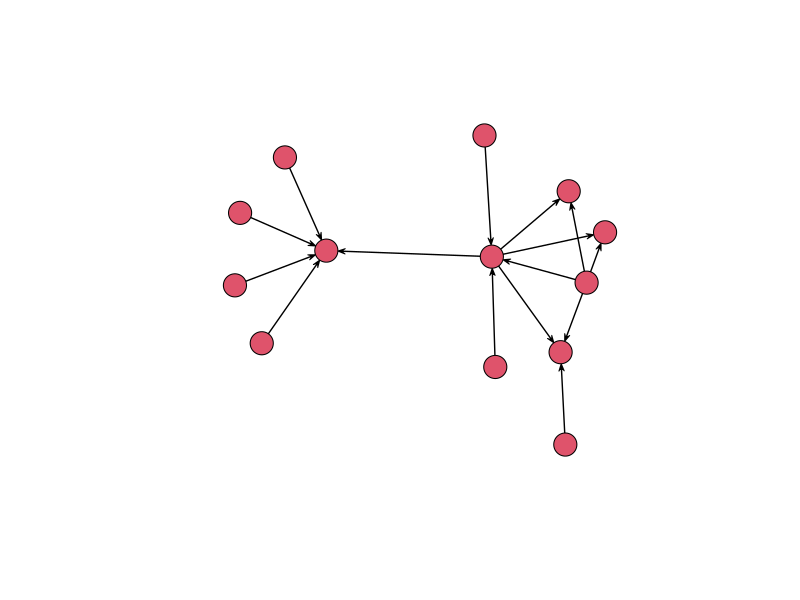
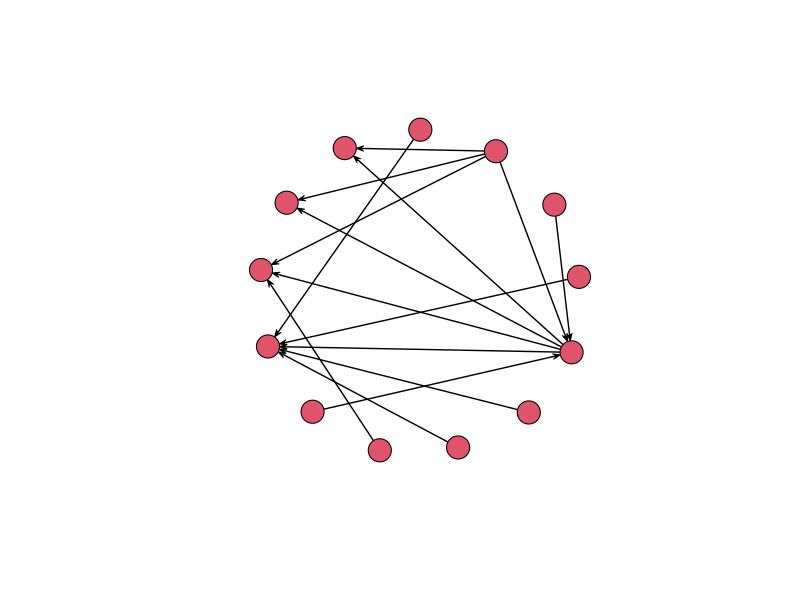

The R source for these figures, in order:
#####################
## network package ##
#####################

library(network)
library(tidyverse)

# Load data
nodes <- read_csv("data/nodes.csv")
edges <- read_csv("data/edges.csv")

# network object
routes_network <- network(edges, vertex.attr = nodes, matrix.type = "edgelist", ignore.eval = FALSE)

# Print network object
routes_network

# network plot
plot(routes_network, vertex.cex = "number")

# network circle plot
plot(routes_network, vertex.cex = 3, mode = "circle")
